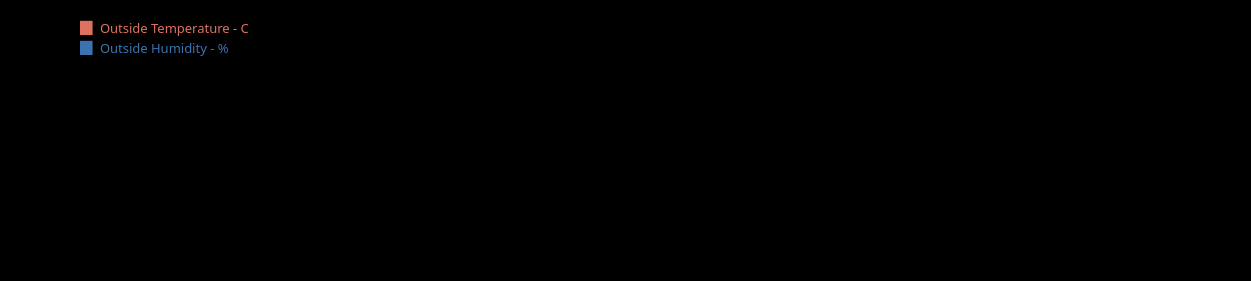
   <widget class="PlotWidget" name="widget_rms_1" native="true">
    <property name="geometry">
     <rect>
      <x>650</x>
      <y>100</y>
      <width>1251</width>
      <height>281</height>
     </rect>
    </property>
    <property name="font">
     <font>
      <family>Digital-7 Mono</family>
     </font>
    </property>
    <property name="styleSheet">
     <string notr="true">background:rgb(0,0,0);</string>
    </property>
    <widget class="QLabel" name="label_44">
     <property name="geometry">
      <rect>
       <x>100</x>
       <y>20</y>
       <width>171</width>
       <height>16</height>
      </rect>
     </property>
     <property name="font">
      <font>
       <family>Digital-7 Mono</family>
       <pointsize>10</pointsize>
      </font>
     </property>
     <property name="styleSheet">
      <string notr="true">background-color:rgba(0,0,0,0);
color:rgb(222, 114, 94);</string>
     </property>
     <property name="text">
      <string>Outside Temperature - C</string>
     </property>
    </widget>
    <widget class="QLabel" name="label_45">
     <property name="geometry">
      <rect>
       <x>80</x>
       <y>10</y>
       <width>20</width>
       <height>31</height>
      </rect>
     </property>
     <property name="font">
      <font>
       <family>Arial</family>
       <pointsize>12</pointsize>
      </font>
     </property>
     <property name="styleSheet">
      <string notr="true">background-color:rgba(9,9,255,0);
color:rgb(222, 114, 94);</string>
     </property>
     <property name="text">
      <string>▆</string>
     </property>
    </widget>
    <widget class="QLabel" name="label_50">
     <property name="geometry">
      <rect>
       <x>80</x>
       <y>30</y>
       <width>20</width>
       <height>31</height>
      </rect>
     </property>
     <property name="font">
      <font>
       <family>Arial</family>
       <pointsize>12</pointsize>
      </font>
     </property>
     <property name="styleSheet">
      <string notr="true">background-color:rgba(0,0,0,0);
color:rgb(60, 114, 174);</string>
     </property>
     <property name="text">
      <string>▆</string>
     </property>
    </widget>
    <widget class="QLabel" name="label_51">
     <property name="geometry">
      <rect>
       <x>100</x>
       <y>40</y>
       <width>241</width>
       <height>16</height>
      </rect>
     </property>
     <property name="font">
      <font>
       <family>Digital-7 Mono</family>
       <pointsize>10</pointsize>
      </font>
     </property>
     <property name="styleSheet">
      <string notr="true">background-color:rgba(0,0,0,0);
color:rgb(60, 114, 174);</string>
     </property>
     <property name="text">
      <string>Outside Humidity - %</string>
     </property>
    </widget>
   </widget>
